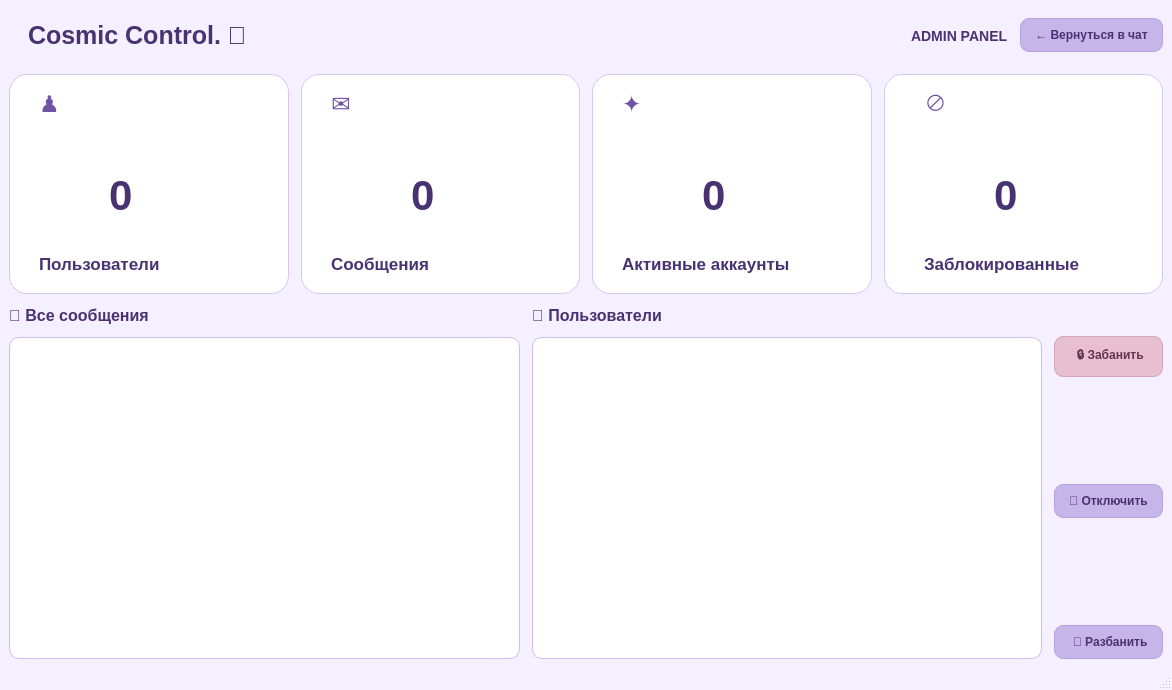
<?xml version="1.0" encoding="UTF-8"?>
<ui version="4.0">
 <class>ServerPanel</class>
 <widget class="QMainWindow" name="ServerPanel">
  <property name="geometry">
   <rect>
    <x>0</x>
    <y>0</y>
    <width>1172</width>
    <height>690</height>
   </rect>
  </property>
  <property name="windowTitle">
   <string>MainWindow</string>
  </property>
  <property name="styleSheet">
   <string notr="true">
QMainWindow, QWidget#centralwidget {
    background-color: #F5F0FF;
}

QLabel {
    color: #493271;
    font-size: 14px;
    font-weight: bold;
}

QLabel#titleLabel {
    color: #493271;
    font-size: 25px;
    font-weight: bold;
    padding: 12px;
}

QTableView {
    background-color: #FFFFFF;
    alternate-background-color: #F0E9FC;
    color: #493271;
    gridline-color: #DDD0F4;
    border: 1px solid #D1BDED;
    border-radius: 10px;
    selection-background-color: #C5B5E9;
    selection-color: #352252;
    font-size: 13px;
}

QTableView::item:selected {
    background-color: #C5B5E9;
    color: #352252;
}

QHeaderView::section {
    background-color: #DED2F4;
    color: #493271;
    padding: 8px;
    border: none;
    border-right: 1px solid #CBB9E9;
    font-weight: bold;
}

QPushButton {
    background-color: #C5B5E9;
    color: #493271;
    border: 1px solid #B7A2DF;
    border-radius: 9px;
    padding: 9px 14px;
    font-weight: bold;
}

QPushButton:hover {
    background-color: #B39DDF;
}

QPushButton:pressed {
    background-color: #9F85D0;
}

QPushButton#banButton {
    background-color: #E8BED1;
    color: #64344E;
    border-color: #D8A3BB;
}

QPushButton#banButton:hover {
    background-color: #DDA9C0;
}

QLabel#usersLabel,
QLabel#messagesLabel {
    color: #493271;
    font-size: 16px;
    font-weight: bold;
}

QMessageBox {
    background-color: #F5F0FF;
}

QMessageBox QLabel {
    color: #3D2865;
    background-color: transparent;
    font-size: 14px;
    font-weight: bold;
}

QMessageBox QPushButton {
    background-color: #C5B5E9;
    color: #3D2865;
}
</string>
  </property>
  <widget class="QWidget" name="centralwidget">
   <layout class="QVBoxLayout" name="mainLayout">
    <property name="spacing">
     <number>12</number>
    </property>
    <item>
     <layout class="QHBoxLayout" name="headerLayout">
      <item>
       <widget class="QLabel" name="titleLabel">
        <property name="font">
         <font>
          <pointsize>-1</pointsize>
          <bold>true</bold>
         </font>
        </property>
        <property name="styleSheet">
         <string notr="true">color: #493271;</string>
        </property>
        <property name="text">
         <string>Cosmic Control. 🌌</string>
        </property>
       </widget>
      </item>
      <item>
       <spacer name="headerSpacer">
        <property name="orientation">
         <enum>Qt::Orientation::Horizontal</enum>
        </property>
        <property name="sizeHint" stdset="0">
         <size>
          <width>20</width>
          <height>20</height>
         </size>
        </property>
       </spacer>
      </item>
      <item>
       <widget class="QLabel" name="label">
        <property name="text">
         <string>ADMIN PANEL</string>
        </property>
       </widget>
      </item>
      <item>
       <widget class="QPushButton" name="backToChatButton">
        <property name="text">
         <string>← Вернуться в чат</string>
        </property>
       </widget>
      </item>
     </layout>
    </item>
    <item>
     <layout class="QHBoxLayout" name="horizontalLayout_2">
      <property name="spacing">
       <number>12</number>
      </property>
      <item>
       <widget class="QFrame" name="usersCard">
        <property name="minimumSize">
         <size>
          <width>225</width>
          <height>220</height>
         </size>
        </property>
        <property name="maximumSize">
         <size>
          <width>16777215</width>
          <height>220</height>
         </size>
        </property>
        <property name="styleSheet">
         <string notr="true">
QFrame {
    background-color: #FFFFFF;
    border: 1px solid #D7C6F0;
    border-radius: 18px;
}
</string>
        </property>
        <property name="frameShape">
         <enum>QFrame::Shape::StyledPanel</enum>
        </property>
        <property name="frameShadow">
         <enum>QFrame::Shadow::Raised</enum>
        </property>
        <widget class="QLabel" name="usersIconLabel">
         <property name="geometry">
          <rect>
           <x>30</x>
           <y>20</y>
           <width>63</width>
           <height>20</height>
          </rect>
         </property>
         <property name="styleSheet">
          <string notr="true">background-color: transparent;
border: none;
color: #7153A5;
font-size: 23px;
font-weight: bold;</string>
         </property>
         <property name="text">
          <string>♟</string>
         </property>
        </widget>
        <widget class="QLabel" name="usersCountLabel">
         <property name="geometry">
          <rect>
           <x>100</x>
           <y>100</y>
           <width>63</width>
           <height>41</height>
          </rect>
         </property>
         <property name="styleSheet">
          <string notr="true">
color: #493271;
font-size: 42px;
font-weight: bold;
background: transparent;
border: none;
</string>
         </property>
         <property name="text">
          <string>0</string>
         </property>
        </widget>
        <widget class="QLabel" name="usersTitleLabel">
         <property name="geometry">
          <rect>
           <x>30</x>
           <y>180</y>
           <width>121</width>
           <height>20</height>
          </rect>
         </property>
         <property name="styleSheet">
          <string notr="true">background-color: transparent;
border: none;
color: #493271;
font-size: 17px;
font-weight: bold;</string>
         </property>
         <property name="text">
          <string>Пользователи</string>
         </property>
        </widget>
       </widget>
      </item>
      <item>
       <widget class="QFrame" name="messagesCard">
        <property name="minimumSize">
         <size>
          <width>225</width>
          <height>220</height>
         </size>
        </property>
        <property name="maximumSize">
         <size>
          <width>16777215</width>
          <height>220</height>
         </size>
        </property>
        <property name="styleSheet">
         <string notr="true">
QFrame {
    background-color: #FFFFFF;
    border: 1px solid #D7C6F0;
    border-radius: 18px;
}
</string>
        </property>
        <property name="frameShape">
         <enum>QFrame::Shape::StyledPanel</enum>
        </property>
        <property name="frameShadow">
         <enum>QFrame::Shadow::Raised</enum>
        </property>
        <widget class="QLabel" name="messagesIconLabel">
         <property name="geometry">
          <rect>
           <x>30</x>
           <y>20</y>
           <width>63</width>
           <height>20</height>
          </rect>
         </property>
         <property name="styleSheet">
          <string notr="true">background-color: transparent;
border: none;
color: #7153A5;
font-size: 23px;
font-weight: bold;</string>
         </property>
         <property name="text">
          <string>✉</string>
         </property>
        </widget>
        <widget class="QLabel" name="messagesCountLabel">
         <property name="geometry">
          <rect>
           <x>110</x>
           <y>100</y>
           <width>63</width>
           <height>41</height>
          </rect>
         </property>
         <property name="styleSheet">
          <string notr="true">
color: #493271;
font-size: 42px;
font-weight: bold;
background: transparent;
border: none;
</string>
         </property>
         <property name="text">
          <string>0</string>
         </property>
        </widget>
        <widget class="QLabel" name="messagesTitleLabel">
         <property name="geometry">
          <rect>
           <x>30</x>
           <y>180</y>
           <width>121</width>
           <height>20</height>
          </rect>
         </property>
         <property name="styleSheet">
          <string notr="true">background-color: transparent;
border: none;
color: #493271;
font-size: 17px;
font-weight: bold;</string>
         </property>
         <property name="text">
          <string>Сообщения</string>
         </property>
        </widget>
       </widget>
      </item>
      <item>
       <widget class="QFrame" name="activeCard">
        <property name="minimumSize">
         <size>
          <width>225</width>
          <height>220</height>
         </size>
        </property>
        <property name="maximumSize">
         <size>
          <width>16777215</width>
          <height>220</height>
         </size>
        </property>
        <property name="styleSheet">
         <string notr="true">
QFrame {
    background-color: #FFFFFF;
    border: 1px solid #D7C6F0;
    border-radius: 18px;
}
</string>
        </property>
        <property name="frameShape">
         <enum>QFrame::Shape::StyledPanel</enum>
        </property>
        <property name="frameShadow">
         <enum>QFrame::Shadow::Raised</enum>
        </property>
        <widget class="QLabel" name="activeIconLabel">
         <property name="geometry">
          <rect>
           <x>30</x>
           <y>20</y>
           <width>63</width>
           <height>20</height>
          </rect>
         </property>
         <property name="styleSheet">
          <string notr="true">background-color: transparent;
border: none;
color: #7153A5;
font-size: 23px;
font-weight: bold;</string>
         </property>
         <property name="text">
          <string>✦</string>
         </property>
        </widget>
        <widget class="QLabel" name="activeCountLabel">
         <property name="geometry">
          <rect>
           <x>110</x>
           <y>100</y>
           <width>63</width>
           <height>41</height>
          </rect>
         </property>
         <property name="styleSheet">
          <string notr="true">
color: #493271;
font-size: 42px;
font-weight: bold;
background: transparent;
border: none;
</string>
         </property>
         <property name="text">
          <string>0</string>
         </property>
        </widget>
        <widget class="QLabel" name="activeTitleLabel">
         <property name="geometry">
          <rect>
           <x>30</x>
           <y>180</y>
           <width>171</width>
           <height>20</height>
          </rect>
         </property>
         <property name="styleSheet">
          <string notr="true">background-color: transparent;
border: none;
color: #493271;
font-size: 17px;
font-weight: bold;</string>
         </property>
         <property name="text">
          <string>Активные аккаунты</string>
         </property>
        </widget>
       </widget>
      </item>
      <item>
       <widget class="QFrame" name="bannedCard">
        <property name="minimumSize">
         <size>
          <width>225</width>
          <height>220</height>
         </size>
        </property>
        <property name="maximumSize">
         <size>
          <width>16777215</width>
          <height>220</height>
         </size>
        </property>
        <property name="styleSheet">
         <string notr="true">
QFrame {
    background-color: #FFFFFF;
    border: 1px solid #D7C6F0;
    border-radius: 18px;
}
</string>
        </property>
        <property name="frameShape">
         <enum>QFrame::Shape::StyledPanel</enum>
        </property>
        <property name="frameShadow">
         <enum>QFrame::Shadow::Raised</enum>
        </property>
        <widget class="QLabel" name="bannedIconLabel">
         <property name="geometry">
          <rect>
           <x>40</x>
           <y>20</y>
           <width>63</width>
           <height>20</height>
          </rect>
         </property>
         <property name="styleSheet">
          <string notr="true">background-color: transparent;
border: none;
color: #7153A5;
font-size: 23px;
font-weight: bold;</string>
         </property>
         <property name="text">
          <string>⊘</string>
         </property>
        </widget>
        <widget class="QLabel" name="bannedCountLabel">
         <property name="geometry">
          <rect>
           <x>110</x>
           <y>100</y>
           <width>63</width>
           <height>41</height>
          </rect>
         </property>
         <property name="styleSheet">
          <string notr="true">
color: #493271;
font-size: 42px;
font-weight: bold;
background: transparent;
border: none;
</string>
         </property>
         <property name="text">
          <string>0</string>
         </property>
        </widget>
        <widget class="QLabel" name="bannedTitleLabel">
         <property name="geometry">
          <rect>
           <x>40</x>
           <y>180</y>
           <width>161</width>
           <height>20</height>
          </rect>
         </property>
         <property name="styleSheet">
          <string notr="true">background-color: transparent;
border: none;
color: #493271;
font-size: 17px;
font-weight: bold;</string>
         </property>
         <property name="text">
          <string>Заблокированные</string>
         </property>
        </widget>
       </widget>
      </item>
     </layout>
    </item>
    <item>
     <layout class="QHBoxLayout" name="bottomLayout">
      <property name="spacing">
       <number>12</number>
      </property>
      <item>
       <layout class="QVBoxLayout" name="messagesColumnLayout">
        <item>
         <widget class="QLabel" name="messagesLabel">
          <property name="text">
           <string>💬 Все сообщения</string>
          </property>
         </widget>
        </item>
        <item>
         <widget class="QTableView" name="messagesTableView"/>
        </item>
       </layout>
      </item>
      <item>
       <layout class="QVBoxLayout" name="usersColumnLayout">
        <item>
         <widget class="QLabel" name="usersLabel">
          <property name="text">
           <string>👥 Пользователи</string>
          </property>
         </widget>
        </item>
        <item>
         <widget class="QTableView" name="usersTableView"/>
        </item>
       </layout>
      </item>
      <item>
       <layout class="QVBoxLayout" name="verticalLayout_2">
        <property name="spacing">
         <number>12</number>
        </property>
        <property name="topMargin">
         <number>30</number>
        </property>
        <item>
         <widget class="QPushButton" name="banButton">
          <property name="maximumSize">
           <size>
            <width>16777215</width>
            <height>52</height>
           </size>
          </property>
          <property name="text">
           <string>	🔒 Забанить</string>
          </property>
         </widget>
        </item>
        <item>
         <spacer name="verticalSpacer">
          <property name="orientation">
           <enum>Qt::Orientation::Vertical</enum>
          </property>
          <property name="sizeHint" stdset="0">
           <size>
            <width>20</width>
            <height>40</height>
           </size>
          </property>
         </spacer>
        </item>
        <item>
         <widget class="QPushButton" name="disconnectButton">
          <property name="maximumSize">
           <size>
            <width>16777215</width>
            <height>52</height>
           </size>
          </property>
          <property name="text">
           <string>🚪 Отключить</string>
          </property>
         </widget>
        </item>
        <item>
         <spacer name="verticalSpacer_2">
          <property name="orientation">
           <enum>Qt::Orientation::Vertical</enum>
          </property>
          <property name="sizeHint" stdset="0">
           <size>
            <width>20</width>
            <height>40</height>
           </size>
          </property>
         </spacer>
        </item>
        <item>
         <widget class="QPushButton" name="unbanButton">
          <property name="maximumSize">
           <size>
            <width>16777215</width>
            <height>52</height>
           </size>
          </property>
          <property name="text">
           <string>	💜 Разбанить</string>
          </property>
         </widget>
        </item>
        <item>
         <spacer name="actionsBottomSpacer">
          <property name="orientation">
           <enum>Qt::Orientation::Vertical</enum>
          </property>
          <property name="sizeType">
           <enum>QSizePolicy::Policy::Fixed</enum>
          </property>
          <property name="sizeHint" stdset="0">
           <size>
            <width>20</width>
            <height>0</height>
           </size>
          </property>
         </spacer>
        </item>
       </layout>
      </item>
     </layout>
    </item>
   </layout>
  </widget>
  <widget class="QMenuBar" name="menubar">
   <property name="geometry">
    <rect>
     <x>0</x>
     <y>0</y>
     <width>1172</width>
     <height>26</height>
    </rect>
   </property>
  </widget>
  <widget class="QStatusBar" name="statusbar"/>
 </widget>
 <resources/>
 <connections/>
</ui>
